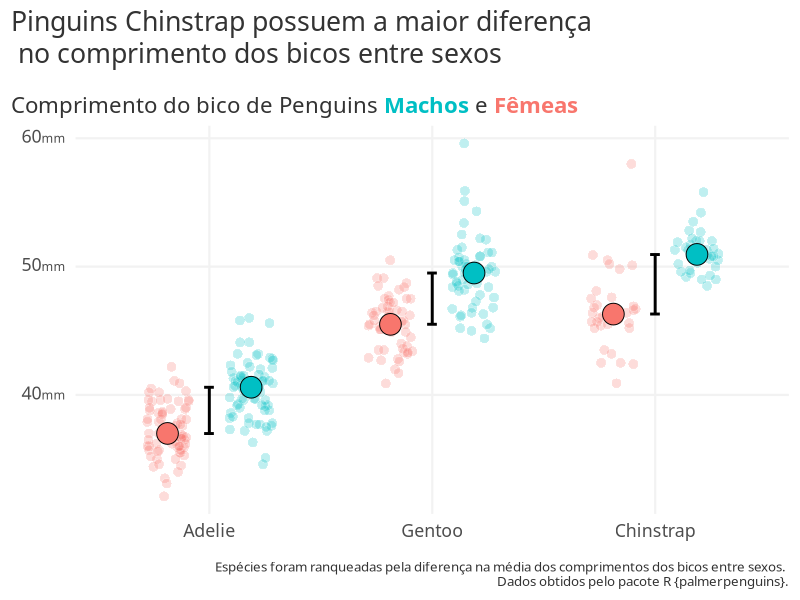
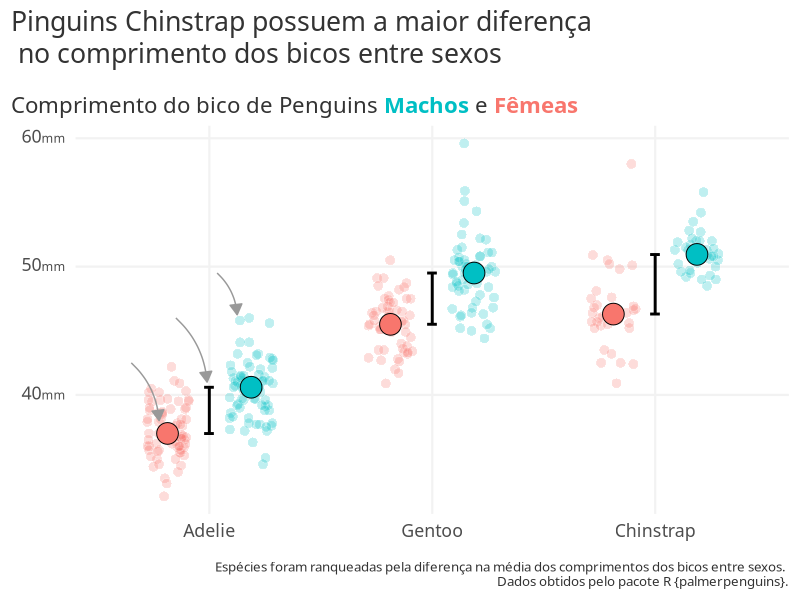
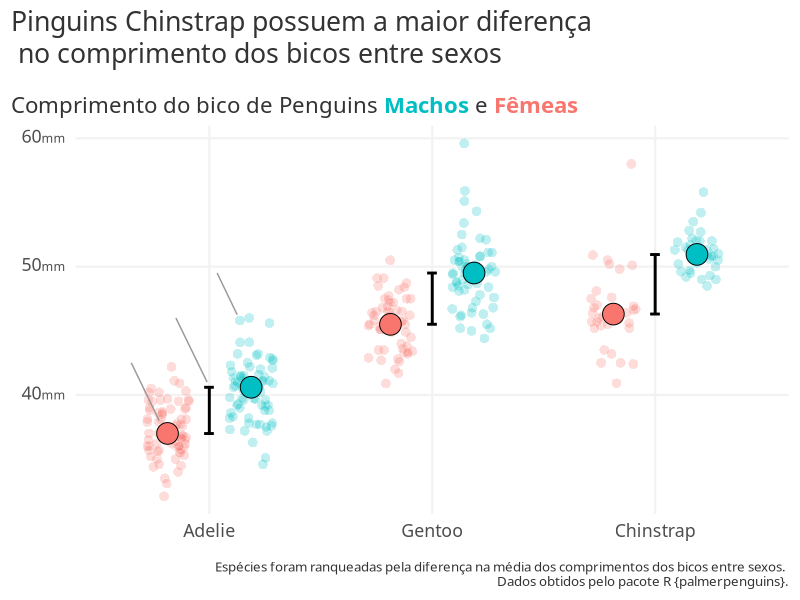
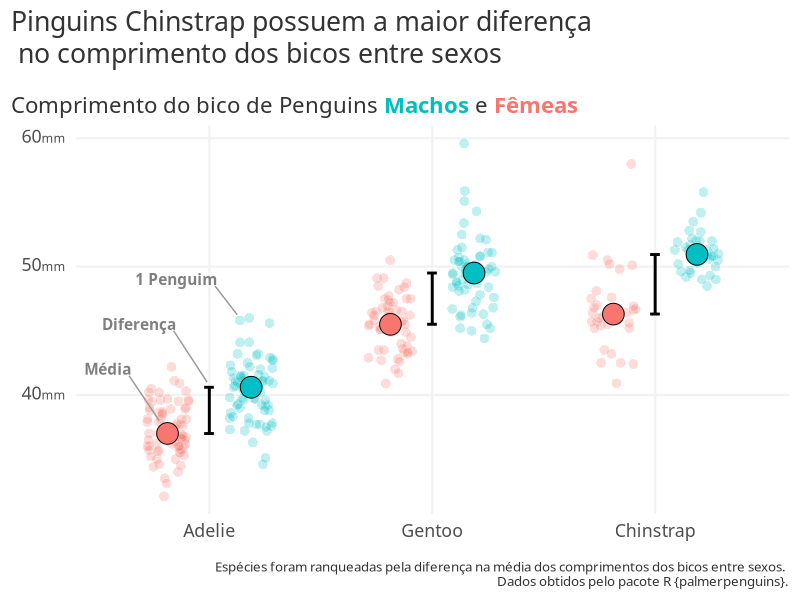

Reproduce these figures in R, in order.
## ---- chunk 1
# carregar dados
penguins <- palmerpenguins::penguins |>
  dplyr::filter(!is.na(sex)) |>
  dplyr::mutate(
    group_median_bill_length = median(bill_length_mm),
    .by = c(species, sex)
  ) |>
  dplyr::mutate(
    species = forcats::fct_reorder(
      species,
      group_median_bill_length,
      .fun = \(x) unique(x) |>
        diff() |>
        abs()
    )
  )

# carregar oobjeto com o texto de rodapé
caption_text <- "Espécies foram ranqueadas pela diferença na média dos comprimentos dos bicos entre sexos. \n Dados obtidos pelo pacote R {palmerpenguins}."

## ---- chunk 2

cores <- scales::hue_pal()(2)
names(cores) <- c("female", "male")

subtitle_css_text <- glue::glue(
  "Comprimento do bico de Penguins ",
  "<span style='color: {cores['male']};'>**Machos**</span>",
  " e ",
  "<span style='color: {cores['female']};'>**Fêmeas**</span>"
)
suffix_css_text <- "<span style='font-size:12px;'>mm</span>"


# criar uma função para fazer a customização do gráfico
scales_theme_labs <- function(my_ggplot) {
  my_ggplot +
    ggplot2::theme_minimal(
      base_size = 16,
      base_family = "Source Sans Pro"
    ) +
    ggplot2::theme(
      plot.title.position = "plot",
      plot.caption.position = "plot",
      text = ggplot2::element_text(color = "grey20"),
      plot.title = ggplot2::element_text(lineheight = 1),
      plot.subtitle = ggtext::element_markdown(
        margin = ggplot2::margin(t = 4, b = 2, unit = "mm")
      ),
      plot.caption = ggplot2::element_text(size = ggplot2::rel(0.6)),
      panel.grid.minor = ggplot2::element_blank(),
      panel.grid.major = ggplot2::element_line(
        color = "grey95",
        linewidth = 0.75
      ),
      axis.text.y = ggtext::element_markdown(),
      legend.position = "none"
    ) +
    ggplot2::labs(
      x = ggplot2::element_blank(),
      y = ggplot2::element_blank(),
      subtitle = subtitle_css_text,
      fill = "Sexo",
      title = "Pinguins Chinstrap possuem a maior diferença \n no comprimento dos bicos entre sexos",
      caption = caption_text
    ) +
    ggplot2::scale_fill_manual(
      values = cores,
      labels = \(x) stringr::str_to_title(x)
    ) +
    ggplot2::scale_y_continuous(labels = scales::label_number(suffix = suffix_css_text))
}


# calcular a média por sexo e espécie para adicionar no gráfico
median_bill_length <- penguins |>
  # dplyr::group_by(sex, species) |>
  dplyr::summarise(
    median_bill_length = median(bill_length_mm),
    .by = c(sex, species)
  )


# criar um novo design para o gráfico
new_design <- penguins |>
  ggplot2::ggplot(
    mapping = ggplot2::aes(
      x = species,
      y = bill_length_mm,
      fill = sex
    )
  ) +
  # modificar os pontos
  ggplot2::geom_point(
    size = 3,
    alpha = 0.25, # diminuir a opacidade
    shape = 21,
    color = "white", # alterar a borda dos pontos para branco
    position = ggplot2::position_jitterdodge(seed = 34543)
  ) +
  # adicionar as médias como pontos
  ggplot2::geom_point(
    data = median_bill_length,
    ggplot2::aes(y = median_bill_length),
    size = 7,
    shape = 21,
    color = "black",
    position = ggplot2::position_dodge(width = 0.75)
  ) +
  # adicionar a média como linha
  ggplot2::geom_line(
    data = median_bill_length,
    ggplot2::aes(y = median_bill_length, group = species),
    col = "black",
    linewidth = 1
  ) +
  # adicionar pontos  na ponta das linhas de médias
  ggplot2::geom_point(
    data = median_bill_length,
    ggplot2::aes(y = median_bill_length, group = species),
    col = "black",
    shape = "-",
    size = 10
  )

new_design |> scales_theme_labs()

## ---- chunk 3

# plot com curvas
new_design_with_lines <- new_design +
  ggplot2::annotate(
    geom = "curve", # tipo de linha a ser usada, nesse caso é uma curva
    # adicionar local onde as linhas devem ser plotadas
    # coordenadas para cada linha, como serão 3 coordenadas, então é um vetor númerico com 3 valores
    x = c(0.65, 0.85, 1.035),
    xend = c(0.775, 0.99, 1.125),
    y = c(42.5, 46, 49.5),
    yend = c(38, 41, 46.25),
    color = "grey60",
    # curvature = 0.2, # fazer a linha ficar curva
    curvature = -0.2, # inverter a direção da curva na linha
    # transformar as linhas em flechas
    arrow = ggplot2::arrow(
      length = ggplot2::unit(0.3, "cm"),  # tamanho da flecha
      type = "closed" # deixar a cabeça da flecha fechada
    )
  )

new_design_with_lines |> scales_theme_labs()


# plot com linhas
new_design_with_lines <- new_design +
  ggplot2::annotate(
    geom = "segment", # tipo de linha a ser usada, nesse caso é uma linha simples
    # adicionar local onde as linhas devem ser plotadas
    # coordenadas para cada linha, como serão 3 coordenadas, então é um vetor númerico com 3 valores
    x = c(0.65, 0.85, 1.035),
    xend = c(0.775, 0.99, 1.125),
    y = c(42.5, 46, 49.5),
    yend = c(38, 41, 46.25),
    color = "grey60"
  )

new_design_with_lines |> scales_theme_labs()
## ---- chunk 4

new_design_with_lines_and_text <- new_design + 
  ggplot2::annotate(
    geom = "segment",
    x = c(0.65, 0.85, 1.035) - 0.01, # alterando um pouco o X
    xend = c(0.775, 0.99, 1.125),
    y = c(42.5, 46, 49.5) - 1, # alterando um pouco o Y
    yend = c(38, 41, 46.25),
    color = "grey60"
  ) +
  # usar as mesmas coordenadas para adicionar o texto,
  # nesse caso apenas x e y pq nao tem começo e fim
  ggplot2::annotate(
    geom = "text",
    x = c(0.65, 0.85, 1.035),
    y = c(42.5, 46, 49.5),
    label = c("Média", "Diferença", "1 Penguim"),
    color = "grey50",
    hjust = 1,
    vjust = 1,
    family = "Source Sans Pro",
    fontface = "bold"
  )


new_design_with_lines_and_text |> scales_theme_labs()

